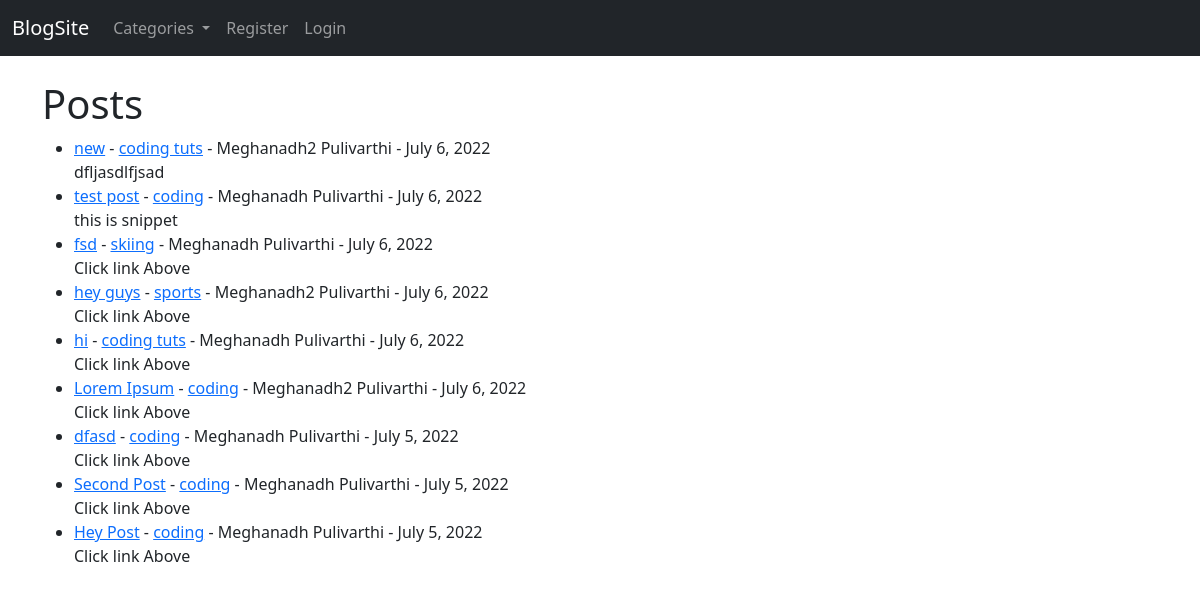
The page / on the database its author committed.
### app/models.py (models this page shows, shortened)
class Post(models.Model):
    title = models.CharField(max_length=255)
    title_tag = models.CharField(max_length=255)
    header_image = models.ImageField(null=True, blank=True, upload_to='images/')
    author = models.ForeignKey(User, on_delete=models.CASCADE)
    body = RichTextField(blank=True, null=True)
    post_date = models.DateField(auto_now_add=True)
    category = models.CharField(max_length=255, default='coding')
    likes = models.ManyToManyField(User, related_name='blog_post')
    snippet = models.CharField(max_length=200)

### app/views.py (the view)
# urls.py: path('', HomeView.as_view(), name='home'),
class HomeView(ListView):
    model = Post
    template_name = 'home.html'
    ordering = ['-post_date', '-id']
    def get_context_data(self, *, object_list=None, **kwargs):
        cat_menu = Category.objects.all()
        context = super(HomeView, self).get_context_data()
        context['cat_menu'] = cat_menu
        return context

### app/models.py (called while the page is built)
    def __str__(self):
        return self.name

### app/templates/home.html (shortened to what this page needs)
{% extends 'base.html' %}
{% block content %}
<h1>Posts</h1>
<ul>
    {% for post in object_list %}
        <li>
            <a href="{% url 'article_details' post.pk %}">{{ post.title }}</a>
            - <a href="{% url 'category' post.category|slugify %}">{{ post.category }}</a> -
            {{ post.author.first_name }} {{ post.author.last_name}} -
            {{ post.post_date }}
            <br/>
            {{ post.snippet }}
        </li>
    {% endfor %}
</ul>
{% endblock %}

### rows shown on the page
Post: title "new", category "coding tuts", author.first_name "Meghanadh2", author.last_name "Pulivarthi", post_date "July 6, 2022", snippet "dfljasdlfjsad"
Post: title "test post", category "coding", author.first_name "Meghanadh", author.last_name "Pulivarthi", post_date "July 6, 2022", snippet "this is snippet"
Post: title "fsd", category "skiing", author.first_name "Meghanadh", author.last_name "Pulivarthi", post_date "July 6, 2022", snippet "Click link Above"
Post: title "hey guys", category "sports", author.first_name "Meghanadh2", author.last_name "Pulivarthi", post_date "July 6, 2022", snippet "Click link Above"
Post: title "hi", category "coding tuts", author.first_name "Meghanadh", author.last_name "Pulivarthi", post_date "July 6, 2022", snippet "Click link Above"
Post: title "Lorem Ipsum", category "coding", author.first_name "Meghanadh2", author.last_name "Pulivarthi", post_date "July 6, 2022", snippet "Click link Above"
Post: title "dfasd", category "coding", author.first_name "Meghanadh", author.last_name "Pulivarthi", post_date "July 5, 2022", snippet "Click link Above"
Post: title "Second Post", category "coding", author.first_name "Meghanadh", author.last_name "Pulivarthi", post_date "July 5, 2022", snippet "Click link Above"
Post: title "Hey Post", category "coding", author.first_name "Meghanadh", author.last_name "Pulivarthi", post_date "July 5, 2022", snippet "Click link Above"
